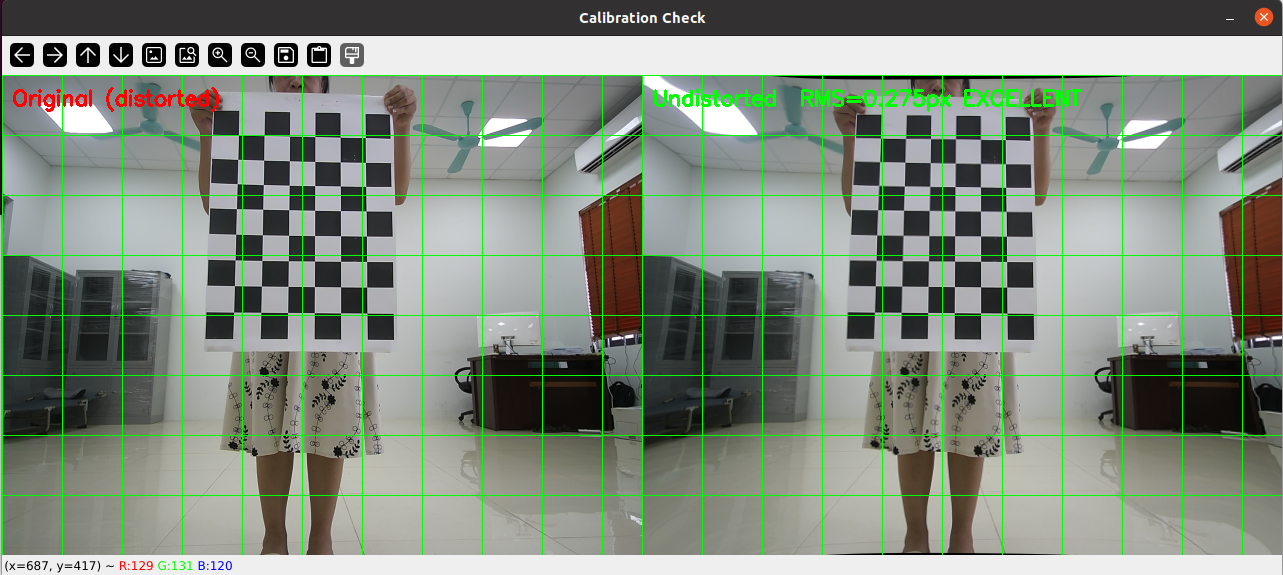

Recreate this plot in Python.
# test_undistort.py
import cv2
import numpy as np

# Kết quả calibration
K = np.array([
    [448.9443277836273,  0.0,              328.1278074020808],
    [0.0,               449.8824080758361, 229.13027052795243],
    [0.0,               0.0,              1.0]
])

D = np.array([0.08804103349773844, -0.012905824328900526,
              -0.002744215700176299, -0.007056489723647028,
              -0.4767527602193595])

# Test với 1 ảnh mẫu - đổi path tùy ý
img = cv2.imread("calib_frames/000300.png")

# Undistort
undistorted = cv2.undistort(img, K, D)

# Vẽ grid để thấy rõ distortion correction
def draw_grid(image, step=60, color=(0, 255, 0)):
    h, w = image.shape[:2]
    for x in range(0, w, step):
        cv2.line(image, (x, 0), (x, h), color, 1)
    for y in range(0, h, step):
        cv2.line(image, (0, y), (w, y), color, 1)
    return image

img_grid  = draw_grid(img.copy())
und_grid  = draw_grid(undistorted.copy())

combined = np.hstack([img_grid, und_grid])

cv2.putText(combined, "Original (distorted)",
            (10, 30), cv2.FONT_HERSHEY_SIMPLEX, 0.7, (0, 0, 255), 2)
cv2.putText(combined, "Undistorted  RMS=0.275px EXCELLENT",
            (650, 30), cv2.FONT_HERSHEY_SIMPLEX, 0.7, (0, 255, 0), 2)

cv2.imshow("Calibration Check", combined)
cv2.imwrite("calibration_check.png", combined)
cv2.waitKey(0)
cv2.destroyAllWindows()

# Lưu để dùng cho các bước sau
np.save("camera_K.npy", K)
np.save("camera_D.npy", D)
print("✓ Saved camera_K.npy và camera_D.npy")
print(f"\nfx={K[0,0]:.2f}, fy={K[1,1]:.2f}")
print(f"cx={K[0,2]:.2f}, cy={K[1,2]:.2f}")
